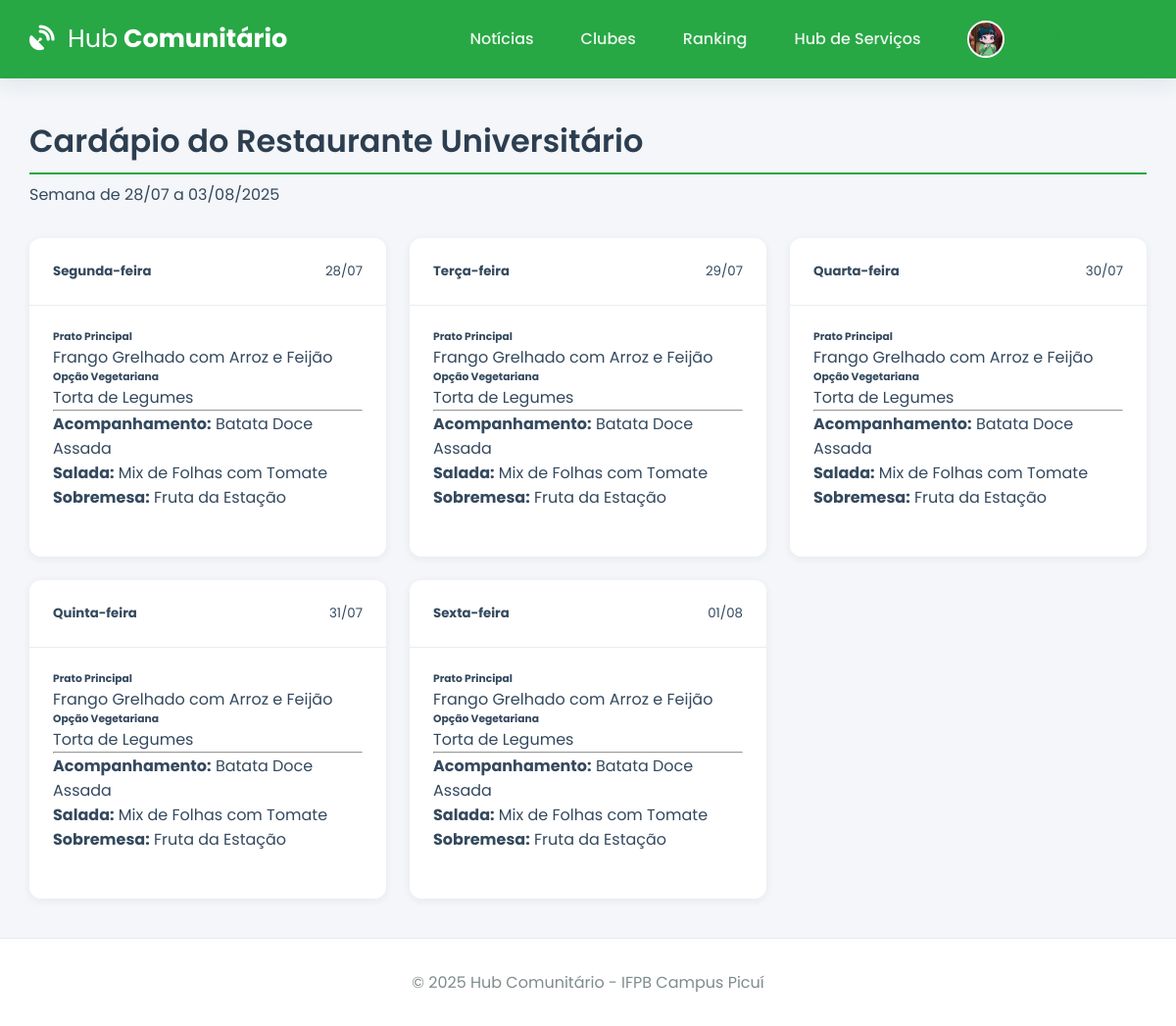
Page /cardapio (signed in) on the committed database.
### tables this page shows
CREATE TABLE user (
    id INTEGER PRIMARY KEY AUTOINCREMENT,
    email TEXT UNIQUE NOT NULL,
    username TEXT UNIQUE NOT NULL,
    password_hash TEXT NOT NULL,
    image_file TEXT NOT NULL DEFAULT 'default.jpg'
);

CREATE TABLE cardapio_ru (
    id INTEGER PRIMARY KEY AUTOINCREMENT,
    data TEXT UNIQUE NOT NULL,
    prato_principal TEXT NOT NULL,
    vegetariano TEXT NOT NULL,
    acompanhamento TEXT NOT NULL,
    salada TEXT NOT NULL,
    sobremesa TEXT NOT NULL
);

### app.py (the view)
@app.route('/cardapio')
@login_required
def cardapio():
    hoje = date.today()
    start_of_week = hoje - timedelta(days=hoje.weekday())
    cardapio_semana_obj = get_db().execute("SELECT * FROM cardapio_ru WHERE data >= ? ORDER BY data ASC LIMIT 7", (start_of_week.isoformat(),)).fetchall()
    cardapio_semana = {datetime.fromisoformat(item['data']).weekday(): item for item in cardapio_semana_obj}
    return render_template('cardapio_ru.html', cardapio_semana=cardapio_semana, start_of_week=start_of_week)

### app.py (called while the page is built)
def get_db():
    if 'db' not in g:
        g.db = sqlite3.connect(app.config['DATABASE'], detect_types=sqlite3.PARSE_DECLTYPES)
        g.db.row_factory = sqlite3.Row
    return g.db

@app.context_processor
def inject_global_vars():
    return dict(g=g, current_year=datetime.now(timezone.utc).year, timedelta=timedelta)

@app.before_request
def load_logged_in_user():
    user_id = session.get('user_id')
    g.user = get_db().execute('SELECT * FROM user WHERE id = ?', (user_id,)).fetchone() if user_id else None
    if user_id and g.user is None: session.clear()

def login_required(f):
    @wraps(f)
    def decorated_function(*args, **kwargs):
        if g.user is None:
            flash('Você precisa fazer login para acessar esta página.', 'warning')
            return redirect(url_for('login'))
        return f(*args, **kwargs)
    return decorated_function

### templates/cardapio_ru.html (shortened to what this page needs)
{% extends 'base.html' %}
{% block content %}
<h1 class="page-header">Cardápio do Restaurante Universitário</h1>
<p class="lead text-muted" style="margin-top: -1rem; margin-bottom: 2rem;">
    Semana de {{ start_of_week.strftime('%d/%m') }} a {{ (start_of_week + timedelta(days=6)).strftime('%d/%m/%Y') }}
</p>
{% set dias = ['Segunda-feira', 'Terça-feira', 'Quarta-feira', 'Quinta-feira', 'Sexta-feira', 'Sábado', 'Domingo'] %}
<div class="card-deck">
    {% for i in range(5) %}
    <div class="card mb-4">
        <div class="card-header">
            <h5>{{ dias[i] }}</h5>
            <small class="text-muted">{{ (start_of_week + timedelta(days=i)).strftime('%d/%m') }}</small>
        </div>
        <div class="card-body">
            {% if cardapio_semana.get(i) %}
                {% set item = cardapio_semana.get(i) %}
                <h6 class="card-title">Prato Principal</h6>
                <p class="card-text">{{ item.prato_principal }}</p>
                <h6 class="card-title">Opção Vegetariana</h6>
                <p class="card-text">{{ item.vegetariano }}</p>
                <hr>
                <p class="card-text"><strong>Acompanhamento:</strong> {{ item.acompanhamento }}</p>
                <p class="card-text"><strong>Salada:</strong> {{ item.salada }}</p>
                <p class="card-text"><strong>Sobremesa:</strong> {{ item.sobremesa }}</p>
            {% else %}
                <p class="text-muted">Cardápio não disponível para este dia.</p>
            {% endif %}
        </div>
    </div>
    {% endfor %}
</div>
{% endblock %}

### templates/base.html (shortened to what this page needs)
<!DOCTYPE html>
<html lang="pt-br">
<head>
    <link rel="stylesheet" href="https://cdnjs.cloudflare.com/ajax/libs/font-awesome/6.5.2/css/all.min.css" xintegrity="sha512-SnH5WK+bZxgPHs44uWIX+LLJAJ9/2PkPKZ5QiAj6Ta86w+fsb2TkcmfRyVX3pBnMFcV7oQPJkl9QevSCWr3W6A==" />
    <link rel="stylesheet" href="{{ url_for('static', filename='css/style.css') }}">
</head>
<body>
    <header class="header">
        <div class="container">
            <nav class="navbar">
                <a class="navbar-brand" href="{{ url_for('index') }}">
                    <i class="fas fa-satellite-dish"></i> <strong>Hub</strong> Comunitário
                </a>
                <div class="nav-links" id="nav-links">
                    {% if g.user %}
                        <a class="nav-item" href="{{ url_for('noticias') }}">Notícias</a>
                        <a class="nav-item" href="{{ url_for('clubes') }}">Clubes</a>
                        <a class="nav-item" href="{{ url_for('ranking') }}">Ranking</a>
                        <a class="nav-item" href="{{ url_for('hub_servicos') }}">Hub de Serviços</a>
                        <div class="nav-item user-menu">
                             <a class="user-menu-trigger" href="#">
                                 <img src="{{ url_for('static', filename='profile_pics/' + g.user['image_file']) }}" class="nav-profile-image">
                                 <span>{{ g.user['username'] }}</span> <i class="fas fa-chevron-down dropdown-icon"></i>
                             </a>
                        </div>
                    {% else %}
                        <a href="{{ url_for('login') }}" class="nav-item">Entrar</a>
                        <a href="{{ url_for('register') }}" class="nav-item btn btn-outline">Registar</a>
                    {% endif %}
                </div>
            </nav>
        </div>
    </header>
    <main class="container">
        {% block content %}{% endblock %}
    </main>
    <footer class="footer">
        <p>&copy; {{ current_year }} Hub Comunitário - IFPB Campus Picuí</p>
    </footer>
</body>
</html>

### static/css/style.css (style rules this page uses)
:root { --ifpb-green: #28a745; --ifpb-green-dark: #218838; --dark-blue: #2c3e50; --light-gray: #ecf0f1; --medium-gray: #bdc3c7; --text-color: #34495e; --light-text: #7f8c8d; --background-color: #f4f6f9; --surface-color: #ffffff; --border-color: #e9ecef; --font-family-base: 'Poppins', sans-serif; --shadow-sm: 0 2px 8px rgba(44, 62, 80, 0.07); --shadow-md: 0 5px 20px rgba(44, 62, 80, 0.1); --border-radius: 12px; }
* { box-sizing: border-box; margin: 0; padding: 0; }
html { height: 100%; }
body { font-family: var(--font-family-base); background-color: var(--background-color); color: var(--text-color); display: flex; flex-direction: column; min-height: 100%; }
.container { width: 95%; max-width: 1200px; margin: 0 auto; }
main.container { flex-grow: 1; padding-top: 2.5rem; padding-bottom: 2.5rem; }
h1, h2, h3, h4 { font-weight: 600; color: var(--dark-blue); margin-bottom: 1.5rem; }
a { color: var(--ifpb-green); text-decoration: none; transition: color 0.2s; }
.header { background-color: var(--ifpb-green); padding: 0.8rem 0; box-shadow: var(--shadow-md); position: sticky; top: 0; z-index: 1000; }
.navbar { display: flex; justify-content: space-between; align-items: center; }
.navbar-brand { font-weight: 700; font-size: 1.6rem; color: var(--surface-color); }
.navbar-brand i { margin-right: 0.5rem; }
.navbar-brand strong { font-weight: 400; }
.nav-links { display: flex; align-items: center; gap: 1rem; }
.nav-item { color: rgba(255, 255, 255, 0.9); font-weight: 500; padding: 0.5rem 1rem; border-radius: var(--border-radius); transition: background-color 0.2s; }
.nav-profile-image { width: 38px; height: 38px; border-radius: 50%; margin-right: 10px; object-fit: cover; border: 2px solid var(--surface-color); }
.user-menu { position: relative; }
.user-menu-trigger { display: flex; align-items: center; cursor: pointer; }
.user-menu-trigger .dropdown-icon { font-size: 0.8em; margin-left: 0.5rem; transition: transform 0.2s; }
.card { background-color: var(--surface-color); border-radius: var(--border-radius); box-shadow: var(--shadow-sm); transition: all 0.3s ease-in-out; display: flex; flex-direction: column; height: 100%; }
.card .card-header { padding: 1.5rem; border-bottom: 1px solid var(--border-color); display: flex; justify-content: space-between; align-items: center; }
.card .card-body { padding: 1.5rem; flex-grow: 1; }
.page-header { border-bottom: 2px solid var(--ifpb-green); padding-bottom: 0.5rem; }
.footer { padding: 2rem 0; background-color: var(--surface-color); text-align: center; margin-top: auto; border-top: 1px solid var(--border-color); }
.footer p { margin: 0; color: var(--light-text); }

### templates/base.html (style rules this page uses)
.mb-4 { margin-bottom: 1.5rem; }
.card-deck { display: grid; grid-template-columns: repeat(auto-fill, minmax(280px, 1fr)); gap: 1.5rem; }

### rows in the picture
user: image_file (placeholder picture)
cardapio_ru: prato_principal "Frango Grelhado com Arroz e Feijão", vegetariano "Torta de Legumes", acompanhamento "Batata Doce Assada", salada "Mix de Folhas com Tomate", sobremesa "Fruta da Estação"
cardapio_ru: prato_principal "Frango Grelhado com Arroz e Feijão", vegetariano "Torta de Legumes", acompanhamento "Batata Doce Assada", salada "Mix de Folhas com Tomate", sobremesa "Fruta da Estação"
cardapio_ru: prato_principal "Frango Grelhado com Arroz e Feijão", vegetariano "Torta de Legumes", acompanhamento "Batata Doce Assada", salada "Mix de Folhas com Tomate", sobremesa "Fruta da Estação"
cardapio_ru: prato_principal "Frango Grelhado com Arroz e Feijão", vegetariano "Torta de Legumes", acompanhamento "Batata Doce Assada", salada "Mix de Folhas com Tomate", sobremesa "Fruta da Estação"
cardapio_ru: prato_principal "Frango Grelhado com Arroz e Feijão", vegetariano "Torta de Legumes", acompanhamento "Batata Doce Assada", salada "Mix de Folhas com Tomate", sobremesa "Fruta da Estação"

### other values in the picture
{{ start_of_week.strftime('%d/%m') }} "28/07"
{{ (start_of_week + timedelta(days=6)).strftime('%d/%m/%Y') }} "03/08/2025"
{{ dias[i] }} "Segunda-feira" "Terça-feira" "Quarta-feira" "Quinta-feira" "Sexta-feira"
{{ (start_of_week + timedelta(days=i)).strftime('%d/%m') }} "28/07" "29/07" "30/07" "31/07" "01/08"
